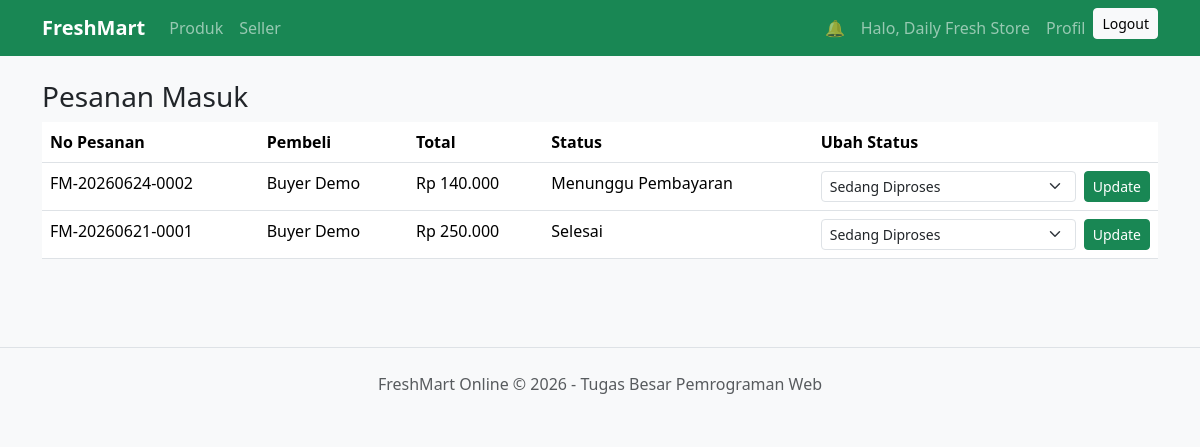
The page /index.php?page=seller-orders (signed in) on the database its author committed.
### tables this page shows
CREATE TABLE `orders` (
  `id` int(11) NOT NULL,
  `order_number` varchar(50) DEFAULT NULL,
  `buyer_id` int(11) NOT NULL,
  `total_amount` decimal(12,2) NOT NULL,
  `shipping_cost` decimal(12,2) DEFAULT 0.00,
  `status` enum('Menunggu Pembayaran','Pembayaran Dikonfirmasi','Sedang Diproses','Sedang Dikirim','Pesanan Diterima','Selesai') DEFAULT 'Menunggu Pembayaran',
  `created_at` datetime DEFAULT current_timestamp()
);

CREATE TABLE `users` (
  `id` int(11) NOT NULL,
  `name` varchar(100) NOT NULL,
  `email` varchar(100) NOT NULL,
  `password` varchar(255) NOT NULL,
  `role` enum('buyer','seller','admin') NOT NULL DEFAULT 'buyer',
  `seller_status` enum('pending','approved','rejected') DEFAULT 'approved',
  `created_at` datetime DEFAULT current_timestamp()
);

### src/views/seller/orders.php (the view)
<h3>Pesanan Masuk</h3>
<table class="table">
    <thead>
        <tr>
            <th>No Pesanan</th>
            <th>Pembeli</th>
            <th>Total</th>
            <th>Status</th>
            <th>Ubah Status</th>
        </tr>
    </thead>
    <tbody><?php while ($o = mysqli_fetch_assoc($orders)): ?>
            <tr>
                <td><?= e($o['order_number']) ?></td>
                <td><?= e($o['buyer_name']) ?></td>
                <td><?= money($o['total_amount']) ?></td>
                <td><?= e($o['status']) ?></td>
                <td>
                    <form class="d-flex" method="post" action="index.php?page=seller-update-order"><input type="hidden"
                            name="order_id" value="<?= $o['id'] ?>"><select class="form-select form-select-sm me-2"
                            name="status"><?php foreach (['Sedang Diproses', 'Sedang Dikirim', 'Pesanan Diterima', 'Selesai'] as $s): ?>
                                <option><?= e($s) ?></option><?php endforeach; ?>
                        </select><button class="btn btn-sm btn-success">Update</button></form>
                </td>
            </tr><?php endwhile; ?>
    </tbody>
</table>

### src/assets/css/style.css (style rules this page uses)
body { background: #f8f9fa }

### rows shown on the page
orders: order_number "FM-20260624-0002", buyer.name "Buyer Demo", total_amount "Rp 140.000", status "Menunggu Pembayaran"
orders: order_number "FM-20260621-0001", buyer.name "Buyer Demo", total_amount "Rp 250.000", status "Selesai"

### other values the page prints
$user['name'] "Daily Fresh Store"
form field status "Sedang Diproses"
